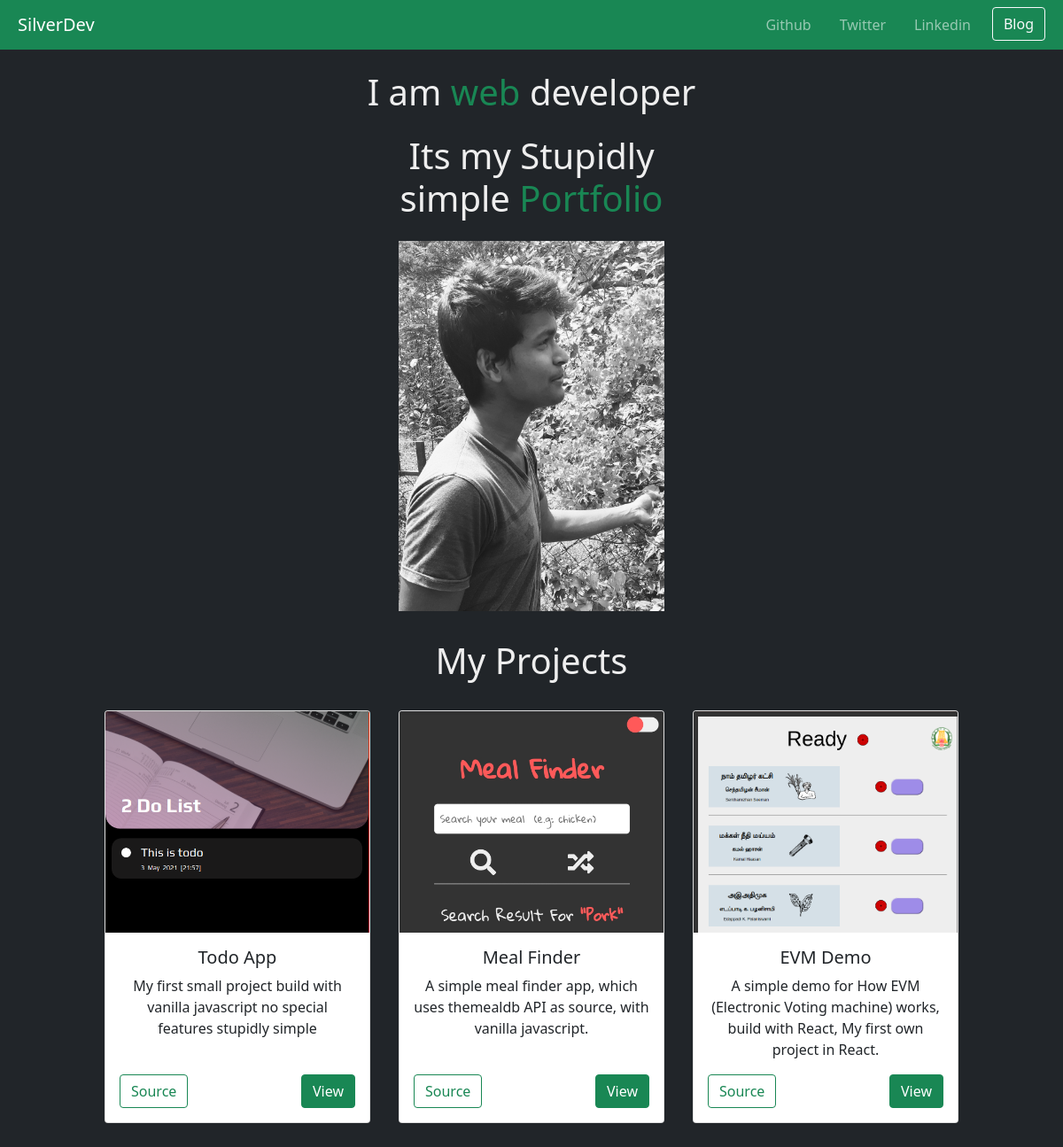
The page / on the database its author committed.
### portfolio/models.py (models this page shows, shortened)
class Project(models.Model):
    title = models.CharField(max_length=100)
    description = models.CharField(max_length=250)
    image = models.ImageField(upload_to="portfolio/images")
    url = models.URLField(blank=True)
    github = models.URLField(blank=True)

### portfolio/views.py (the view)
# urls.py: 2. Add a URL to urlpatterns:  path('', views.home, name='home')
def home(request):
    projects = Project.objects.all()
    return render(request, "portfolio/home.html", {"projects": projects})

### portfolio/templates/portfolio/home.html
{% extends 'portfolio/base.html' %} {% block content %}
<h1 class="my-4">I am <span style="color: #198754">web</span> developer</h1>
<h1 class="mb-4">
  Its my Stupidly <br />
  simple <span style="color: #198754">Portfolio</span>
</h1>
{% load static %}
<img
  src="{% static 'portfolio/images/iam.jpg' %}"
  class="profile-image"
  loading="lazy"
  galleryimg="no"
  oncontextmenu="return false"
  ondragstart="return false"
  onselectstart="return false"
/>
<h1 class="mb-3">My Projects</h1>
<div class="projects">
  {% for project in projects %}
  <div class="card">
    <img src="{{project.image.url}}" class="card-img-top" alt="..." />
    <div class="card-body">
      <h5 class="card-title">{{project.title}}</h5>
      <p class="card-text">{{project.description}}</p>
      <div class="links">
        <a
          target="_blank"
          href="{{ project.github }}"
          class="btn btn-outline-success"
          >Source</a
        >
        <a target="_blank" href="{{ project.url }}" class="btn btn-success"
          >View</a
        >
      </div>
    </div>
  </div>
  {% endfor %}
</div>
{% endblock content %}

### portfolio/templates/portfolio/base.html (shortened to what this page needs)
<!DOCTYPE html>
<html lang="en">
  <head>
    <link
      href="https://cdn.jsdelivr.net/npm/bootstrap@5.0.0-beta3/dist/css/bootstrap.min.css"
      rel="stylesheet"
    />
    {% load static %}
    <link rel="stylesheet" href="{% static 'portfolio/css/style.css' %}" />
  </head>
  <body>
    <nav class="navbar navbar-expand-lg navbar-dark bg-success">
      <div class="container-fluid myNavbar">
        <a class="navbar-brand mx-2" href="{% url 'home' %}">SilverDev</a>
        <div
          class="collapse navbar-collapse flex-grow-0"
          id="navbarSupportedContent"
        >
          <ul class="navbar-nav me-auto mb-2 mb-lg-0">
            <li class="nav-item mx-2">
              <a
                class="nav-link"
                aria-current="page"
                href="https://github.com/Joker-Bat"
                target="_blank"
                >Github</a
              >
            </li>
            <li class="nav-item mx-2">
              <a
                class="nav-link"
                aria-current="page"
                href="https://twitter.com/silverdev2"
                target="_blank"
                >Twitter</a
              >
            </li>
            <li class="nav-item mx-2">
              <a
                class="nav-link"
                href="https://www.linkedin.com/in/shanmugam-m-540992188"
                target="_blank"
                >Linkedin</a
              >
            </li>
            <li class="nav-item mx-2">
              <a
                href="{% url 'blog:all_blogs' %}"
                class="btn btn-outline-light"
                role="button"
                >Blog</a
              >
            </li>
          </ul>
        </div>
      </div>
    </nav>
    {% block content %}{% endblock content %}
  </body>
</html>

### portfolio/static/portfolio/css/style.css (style rules this page uses)
body { background-color: #212529; color: #eee; text-align: center; width: 100%; }
.profile-image { width: 300px; margin-bottom: 2rem; }
.projects { margin: 2rem 0 4rem 0; display: flex; justify-content: center; flex-wrap: wrap; gap: 2rem; }
.card { width: 100%; max-width: 300px; }
.card-img-top { background-color: rgb(53, 53, 53); height: 250px; object-position: top; object-fit: cover; }
.card-body { color: #212529; display: flex; flex-direction: column; }
.card-text { flex: 1; }
.links { width: 100%; display: flex; justify-content: space-between; align-self: flex-end; }

### rows shown on the page
Project: image (picture), title "Todo App", description "My first small project build with vanilla javascript no special features stupidly simple"
Project: image (picture), title "Meal Finder", description "A simple meal finder app, which uses themealdb API as source, with vanilla javascript."
Project: image (picture), title "EVM Demo", description "A simple demo for How EVM (Electronic Voting machine) works, build with React, My first own project in React."
